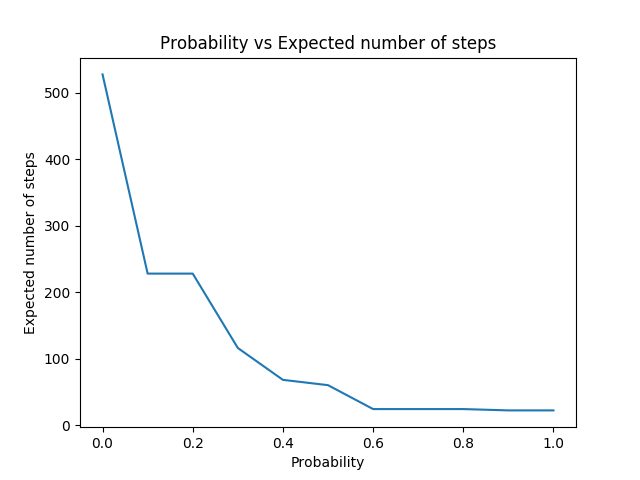

Write Python code to recreate this figure.
import os
import numpy as np
import matplotlib.pyplot as plt

maze = "10"
probabilities = list(np.arange(0,1.05,0.1))
values = [0]*len(probabilities)
counts = []
for prob in probabilities:
	probability = str(prob)
	encoder = "./encoder.sh data/maze/grid" + maze + ".txt " + probability + " > mdp" + maze + ".txt"
	valueiteration = "./valueiteration.sh mdp" + maze + ".txt " + " > policy" + maze + ".txt"
	decoder = "./decoder.sh data/maze/grid" + maze + ".txt " + "policy" + maze + ".txt "+ probability + " > path" + maze + ".txt"
	os.system(encoder)
	os.system(valueiteration)
	os.system(decoder)
	count = 0
	with open("path10.txt", 'r') as f:
		for w in f.readline().split():
			count += 1
	counts.append(count)
print(probabilities)
print(counts)
plt.plot(probabilities, counts)
plt.xlabel("Probability")
plt.ylabel("Expected number of steps")
plt.title("Probability vs Expected number of steps")
plt.show()
